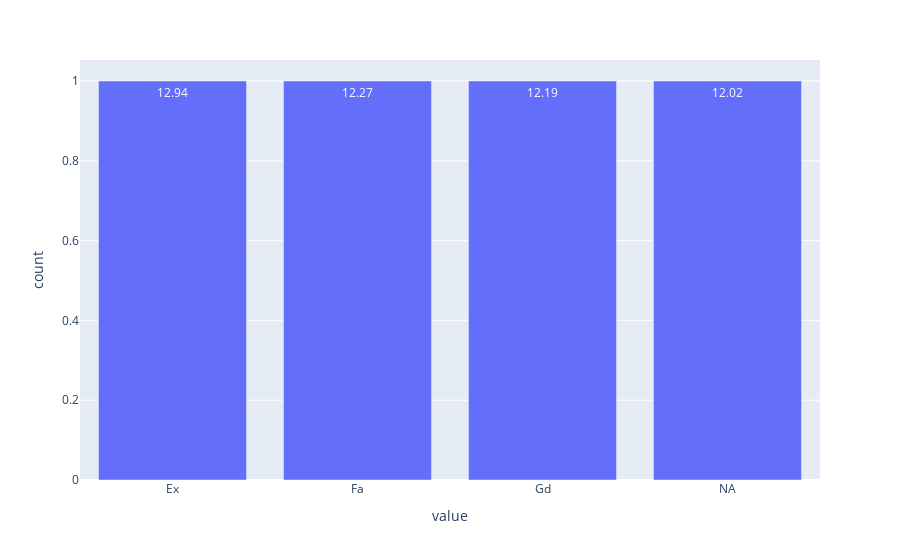

The notebook cell this image was saved under:
### Code cell
fig = px.bar(combined.groupby('PoolQC',dropna=False).agg({'SalePrice':'mean'}).reset_index().round(2),text='SalePrice')
fig.update_layout(showlegend=False).show()

### Figure 1 — Plotly figure (JSON) as saved in the notebook; plotly's stock layout.template omitted (floating-point values rounded to 4 significant figures)
{"data": [{"alignmentgroup": "True", "hovertemplate": "variable=PoolQC<br>value=%{x}<br>count=%{y}<br>SalePrice=%{text}<extra></extra>", "legendgroup": "PoolQC", "marker": {"color": "#636efa"}, "name": "PoolQC", "offsetgroup": "PoolQC", "orientation": "v", "showlegend": true, "text": [12.94, 12.27, 12.19, 12.02], "textposition": "auto", "type": "bar", "x": ["Ex", "Fa", "Gd", "NA"], "xaxis": "x", "y": [1, 1, 1, 1], "yaxis": "y"}], "layout": {"autosize": true, "barmode": "relative", "legend": {"title": {"text": "variable"}, "tracegroupgap": 0}, "margin": {"t": 60}, "showlegend": false, "xaxis": {"anchor": "y", "autorange": true, "domain": [0, 1], "range": [-0.5, 3.5], "title": {"text": "value"}, "type": "category"}, "yaxis": {"anchor": "x", "autorange": true, "domain": [0, 1], "range": [0, 1.053], "title": {"text": "count"}, "type": "linear"}}}
